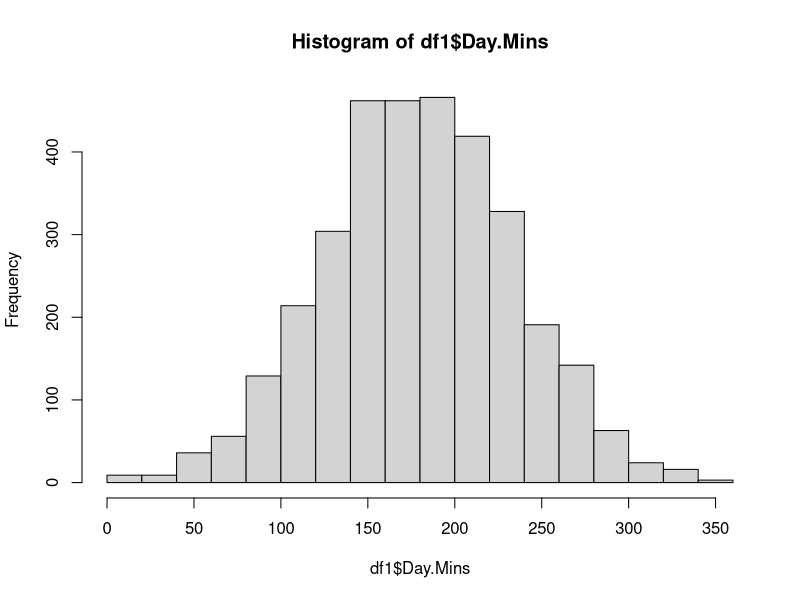

The R source for this figure: (Note: this script raises an error after producing the figure.)
setwd("D:\\DataScience")
df1 <- read.csv("Churn.csv")
head(df1)

str(df1)
hist(df1$Day.Mins)
summary(df1$Day.Mins)
sd(df1$Day.Mins)
var1 <- var(df1$Day.Mins)
sd <- sqrt(var1)
plot(df1$State)
plot(df1$Day.Mins, df1$Eve.Mins)
cor(df1$Day.Mins, df1$Eve.Mins)###almost this is equal to zero , then there is no correlation

########ggplotting by ggplot2
install.packages("ggplot2")
library(ggplot2)
install.packages("lattice")
library(caret)
####one continious variable
ggplot(df1, aes(Day.Mins)) + geom_histogram(binwidth = 30)
ggplot(df1, aes(1,Day.Mins)) + geom_boxplot()

######two dimentional plots
#### two continious variables
ggplot(df1, aes(Account.Length, Day.Mins)) + geom_point() + geom_smooth()
ggplot(df1, aes(Day.Mins, Day.Charge)) + geom_point() + geom_smooth()
cor(df1$Day.Mins, df1$Day.Charge)

#####one continious and one factor variable
ggplot(df1, aes(State, Day.Mins)) + geom_boxplot()

####converting churn variable to factor variable
df1$Churn <- ifelse(df1$Churn == 1, "yes", "no")
df1$Churn

####one factor variable and one continious variable 
ggplot(df1, aes(Churn, Day.Mins)) + geom_boxplot() + geom_smooth()

###two factor variables, if two factor variables use "fill" for one of that
df1$Intl.Plan <- as.factor(df1$Intl.Plan)
ggplot(df1, aes(Churn, fill =Intl.Plan)) + geom_bar(position="dodge")

table(df1$Churn, df1$Intl.Plan)
prop.table(table(df1$Churn, df1$Intl.Plan))
crossTable(df1$Churn, df1$Intl.Plan)
?crossTable
###multidimentional plots
data("mpg")
head(mpg)
str(mpg)
ggplot(mpg, aes(cty, hwy, color=class, shape=fl, size=cyl)) + geom_point()
table(mpg$cyl, mpg$fl, mpg$class)
